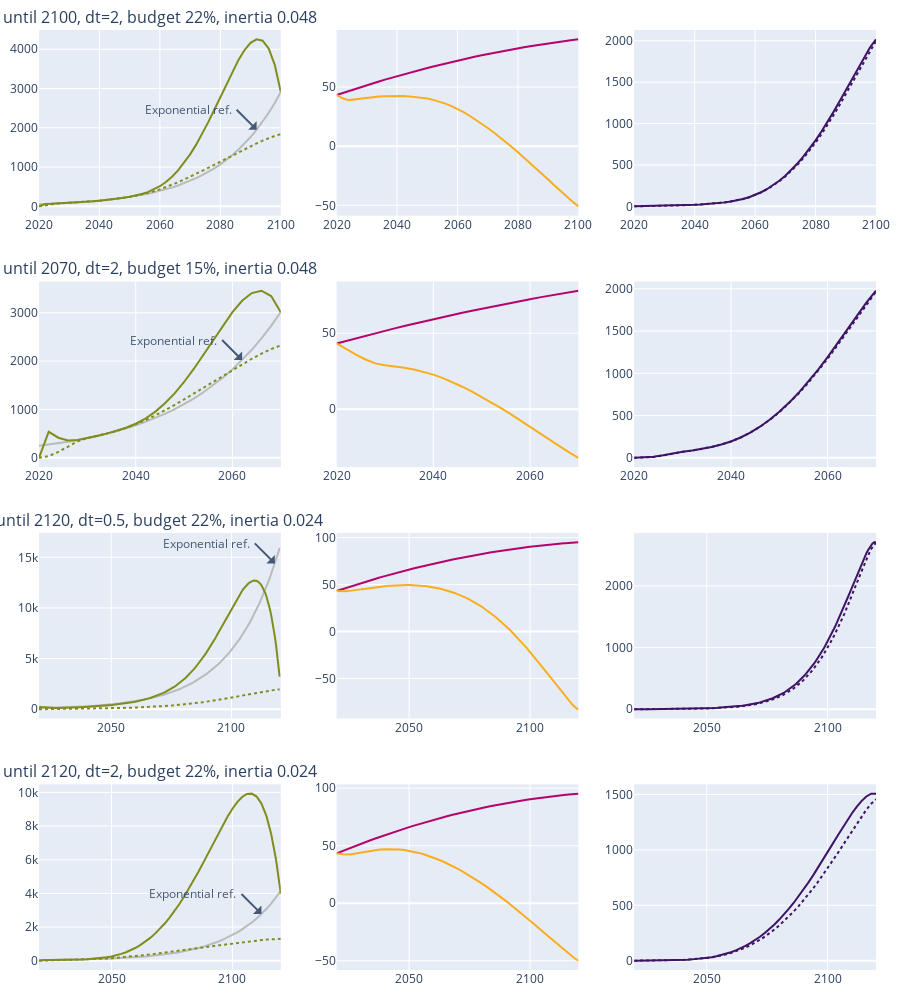

Notebook cell for this chart:
### Markdown cell above
### Inertia hotelling test

### Code cell
modelInertia_test1 = HotellingModel(dict(default_params,**{'tf': 80, 'budget_relative': 0.22, 'softInertia': True, 'eta': 1.035, 'inertia_val': inertia_val})).solve()
modelInertia_test2 = HotellingModel(dict(default_params,**{'tf': 50, 'budget_relative': 0.15, 'softInertia': True, 'eta': 1.035, 'inertia_val': inertia_val})).solve()
modelInertia_test3 = HotellingModel(dict(default_params,**{'tf': 100, 'dt': 0.5, 'budget_relative': 0.22, 'softInertia': True, 'eta': 1.055, 'inertia_val': 0.5*inertia_val})).solve()
modelInertia_test4 = HotellingModel(dict(default_params,**{'tf': 100, 'budget_relative': 0.22, 'softInertia': True, 'eta': 1.035, 'inertia_val': 0.5*inertia_val})).solve()

def title(m):
    return 'until {}, dt={}, budget {:.0%}, inertia {}'.format(
        2020+m.params['tf'], m.params['dt'], m.params['budget_relative'], m.params['inertia_val']
    )

fig = make_subplots(rows=4, cols=3, vertical_spacing=0.07, subplot_titles=(
    title(modelInertia_test1), '', '',
    title(modelInertia_test2), '', '',
    title(modelInertia_test3), '', '',
    title(modelInertia_test4), '', ''
))

add_hotelling(fig, modelInertia_test1, row=1)
add_hotelling(fig, modelInertia_test2, row=2, t0=10)
add_hotelling(fig, modelInertia_test3, row=3, t0=5)
add_hotelling(fig, modelInertia_test4, row=4, t0=8)
modelInertia_test1.plot(fig, 1, name='Test 1')
modelInertia_test2.plot(fig, 2, name='Test 2')
modelInertia_test3.plot(fig, 3, name='Test 3')
modelInertia_test4.plot(fig, 4, name='Test 4')

fig.update_layout(
    margin={'t': 30, 'b': 30, 'l': 30, 'r': 10},
    height=1000
)
